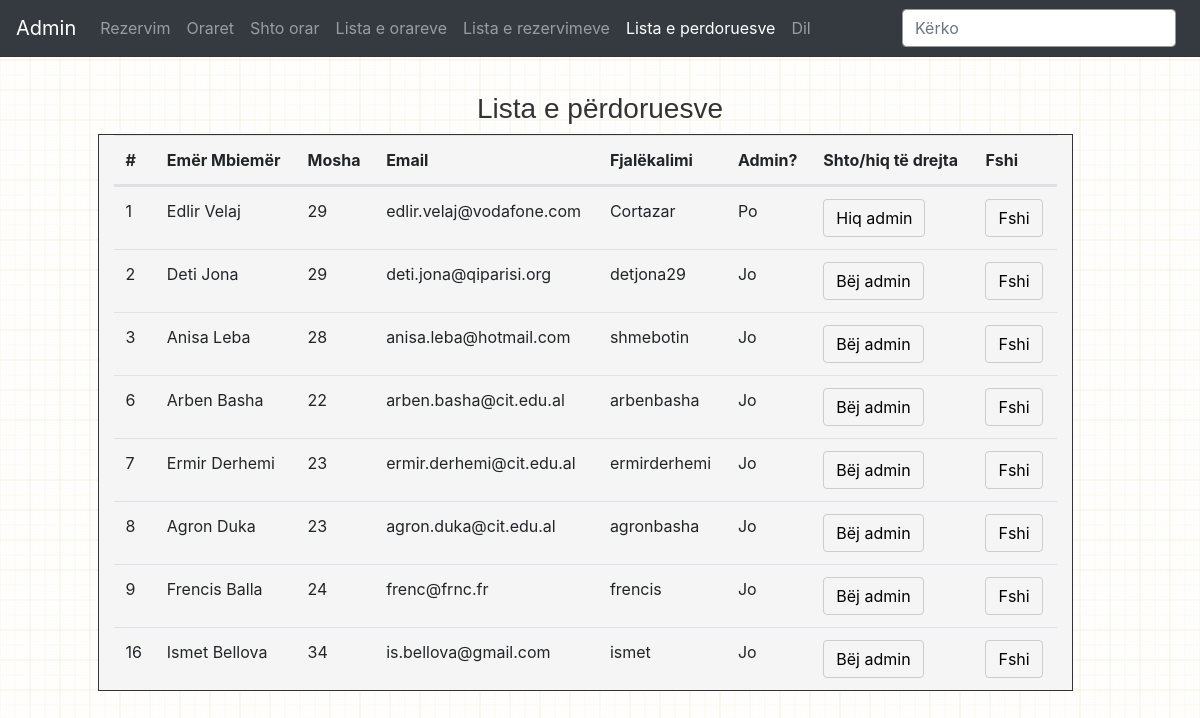
Screenshot of /perdoruesitAdmin.php with the database file from the repository.
### tables this page shows
CREATE TABLE `perdorues` (
  `id` int(10) NOT NULL,
  `emri` varchar(20) NOT NULL,
  `mbiemri` varchar(20) NOT NULL,
  `email` varchar(50) NOT NULL,
  `mosha` int(3) NOT NULL,
  `fjalekalimi` varchar(50) NOT NULL,
  `admin` bit(1) NOT NULL
);

### perdoruesitAdmin.php (the view, shortened to what this page needs)
<!DOCTYPE html>
<html lang="sq">
<head>
    <link rel="stylesheet" href="css/bootstrap.min.css">
    <link rel="stylesheet" href="css/main.css">
</head>
<body>
<nav class="navbar navbar-expand-lg navbar-dark bg-dark">
        <a class="navbar-brand" href="/">Admin</a>
        <div class="collapse navbar-collapse" id="navbarSupportedContent">
        <ul class="navbar-nav mr-auto">
            <li class="nav-item">
                <a class="nav-link" href="rezervo.php">Rezervim</a>
            </li>
            <li class="nav-item">
                <a class="nav-link" href="oraret.php">Oraret</a>
            </li>
            <li class="nav-item">
                <a class="nav-link" href="shtoOrar.php">Shto orar</a>
            </li>
            <li class="nav-item">
                <a class="nav-link" href="oraretAdmin.php">Lista e orareve</a>
            </li>
            <li class="nav-item">
                <a class="nav-link" href="rezervimetAdmin.php">Lista e rezervimeve</a>
            </li>
            <li class="nav-item">
                <a class="nav-link active">Lista e perdoruesve</a>
            </li>
            <li class="nav-item">
                <a class="nav-link" href="/">Dil</a>
            </li>
        </ul>
        <form class="kerkimforma form-inline my-2 my-lg-0">
            <input class="kerkim form-control mr-sm-2" type="search" placeholder="Kërko" aria-label="Kërko">
        </form>
        </div>
</nav>
    <div class="futuQender qendrore" class="container col-12 justify-content-md-center">
        <div class="col-12">
            <h3 class="text-center">Lista e përdoruesve</h3>
        </div>
        <div class="row col-12 justify-content-md-center">
        <table class="table col-lg-10 col-md-11 col-sm-12">
        <thead>
            <tr>
            <th scope="col">#</th>
            <th scope="col">Emër Mbiemër</th>
            <th scope="col">Mosha</th>
            <th scope="col">Email</th>
            <th scope="col">Fjalëkalimi</th>
            <th scope="col">Admin?</th>
            <th scope="col">Shto/hiq të drejta</th>
            <th scope="col">Fshi</th>
            </tr>
        </thead>
        <tbody>
            <?php
                require_once("connection.php");
                if (isset($_GET['userID'])) {
                    $_SESSION['userID'] = $_GET['userID'];
                    $perdoruesid = $_SESSION['userID'];
                }else{
                    $perdoruesid = '';
                }
                $sql = "DELETE FROM perdorues WHERE id = '$perdoruesid'";
                mysqli_query($conn,$sql);
                if (isset($_GET['adminUserID'])) {
                    $_SESSION['adminUserID'] = $_GET['adminUserID'];
                    $adminuserid = $_SESSION['adminUserID'];
                    $setAdmin = $_GET['setAdmin'];
                }else{
                    $adminuserid = '';
                    $setAdmin = '';
                }
                $sql = "UPDATE perdorues SET admin = $setAdmin WHERE id = '$adminuserid'";
                mysqli_query($conn,$sql);
                $sql = "SELECT * FROM perdorues";
                $result = mysqli_query($conn,$sql);
                $data = array();
                while($row = $result->fetch_row())
                {
                    $data[] = $row;
                }
                foreach($data as $row)
                {
                   echo "<tr>";
                   echo "<td>".$row[0]."</td>";
                   echo "<td>".$row[1]." ".$row[2]."</td>";
                   echo "<td>".$row[4]."</td>";
                   echo "<td>".$row[3]."</td>";
                   echo "<td>".$row[5]."</td>";
                   if($row[6]==1){
                    echo "<td>Po</td>";
                   }else{
                    echo "<td>Jo</td>";
                   }
                   if($row[6]==1){
                    echo "<td><a href='perdoruesitAdmin.php?adminUserID=".$row[0]."&setAdmin=0'><button name='admin' type='submit' class='btn fshi'>Hiq admin</button></a></td>";
                   }else{
                    echo "<td><a href='perdoruesitAdmin.php?adminUserID=".$row[0]."&setAdmin=1'><button name='admin' type='submit' class='btn fshi'>Bëj admin</button></a></td>";
                   }
                   echo "<td><a href='perdoruesitAdmin.php?userID=".$row[0]."'><button name='fshi' type='submit' class='btn fshi'>Fshi</button></a></td>";
                   echo "</tr>";
                }
            ?>
        </tbody>
        </table>
        </div>
    </div>
</body>
</html>

### css/main.css (style rules this page uses)
.qendrore { opacity: 0; margin-top: -5px; }
.kerkim { background-color: whitesmoke; }
body { background-image: url('../imazhe/katrora.jpg'); }
table.col-lg-7.col-md-11.col-sm-12, table.col-lg-10.col-md-11.col-sm-12 { border-spacing: 0px; border-collapse: separate; border: 1px solid #333; background-color: whitesmoke; }
.kerkimforma { background-color: rgba(0, 0, 0, 0); }
form { background-color: white; }
h3 { font-family: 'Gill Sans', 'Gill Sans MT', Calibri, 'Trebuchet MS', sans-serif; padding-top: 35px; color: #333; }
a { text-decoration: underline; color: teal; }
nav { border-bottom: 1px solid #333; }
nav a { text-decoration: none; }
button.btn { border: 1px solid #ccc; background-color: whitesmoke; color: black; }
tr { transition: background-color 0.2s ease-in; }

### rows the page displays
perdorues: id "1", emri "Edlir", mbiemri "Velaj", mosha "29", email "edlir.velaj@vodafone.com", fjalekalimi "Cortazar", admin "Po"
perdorues: id "2", emri "Deti", mbiemri "Jona", mosha "29", email "deti.jona@qiparisi.org", fjalekalimi "detjona29", admin "Jo"
perdorues: id "3", emri "Anisa", mbiemri "Leba", mosha "28", email "anisa.leba@hotmail.com", fjalekalimi "shmebotin", admin "Jo"
perdorues: id "6", emri "Arben", mbiemri "Basha", mosha "22", email "arben.basha@cit.edu.al", fjalekalimi "arbenbasha", admin "Jo"
perdorues: id "7", emri "Ermir", mbiemri "Derhemi", mosha "23", email "ermir.derhemi@cit.edu.al", fjalekalimi "ermirderhemi", admin "Jo"
perdorues: id "8", emri "Agron", mbiemri "Duka", mosha "23", email "agron.duka@cit.edu.al", fjalekalimi "agronbasha", admin "Jo"
perdorues: id "9", emri "Frencis", mbiemri "Balla", mosha "24", email "frenc@frnc.fr", fjalekalimi "frencis", admin "Jo"
perdorues: id "16", emri "Ismet", mbiemri "Bellova", mosha "34", email "is.bellova@gmail.com", fjalekalimi "ismet", admin "Jo"
